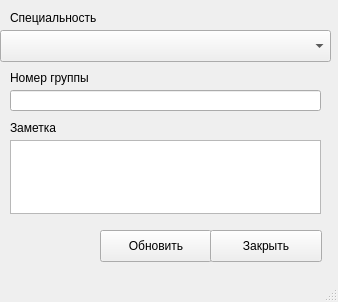
<?xml version="1.0" encoding="UTF-8"?>
<ui version="4.0">
 <class>MainWindow</class>
 <widget class="QMainWindow" name="MainWindow">
  <property name="geometry">
   <rect>
    <x>0</x>
    <y>0</y>
    <width>338</width>
    <height>302</height>
   </rect>
  </property>
  <property name="windowTitle">
   <string>Редактировать группу</string>
  </property>
  <widget class="QWidget" name="centralwidget">
   <widget class="QLabel" name="label">
    <property name="geometry">
     <rect>
      <x>10</x>
      <y>70</y>
      <width>131</width>
      <height>16</height>
     </rect>
    </property>
    <property name="text">
     <string>Номер группы</string>
    </property>
   </widget>
   <widget class="QLineEdit" name="lineEdit">
    <property name="geometry">
     <rect>
      <x>10</x>
      <y>90</y>
      <width>311</width>
      <height>21</height>
     </rect>
    </property>
   </widget>
   <widget class="QPushButton" name="pushButton">
    <property name="geometry">
     <rect>
      <x>100</x>
      <y>230</y>
      <width>112</width>
      <height>32</height>
     </rect>
    </property>
    <property name="text">
     <string>Обновить</string>
    </property>
   </widget>
   <widget class="QPushButton" name="pushButton_2">
    <property name="geometry">
     <rect>
      <x>210</x>
      <y>230</y>
      <width>112</width>
      <height>32</height>
     </rect>
    </property>
    <property name="text">
     <string>Закрыть</string>
    </property>
   </widget>
   <widget class="QLabel" name="label_2">
    <property name="geometry">
     <rect>
      <x>10</x>
      <y>10</y>
      <width>131</width>
      <height>16</height>
     </rect>
    </property>
    <property name="text">
     <string>Специальность</string>
    </property>
   </widget>
   <widget class="QComboBox" name="comboBox">
    <property name="geometry">
     <rect>
      <x>0</x>
      <y>30</y>
      <width>331</width>
      <height>32</height>
     </rect>
    </property>
   </widget>
   <widget class="QLabel" name="label_3">
    <property name="geometry">
     <rect>
      <x>10</x>
      <y>120</y>
      <width>58</width>
      <height>16</height>
     </rect>
    </property>
    <property name="text">
     <string>Заметка</string>
    </property>
   </widget>
   <widget class="QTextEdit" name="textEdit">
    <property name="geometry">
     <rect>
      <x>10</x>
      <y>140</y>
      <width>311</width>
      <height>74</height>
     </rect>
    </property>
   </widget>
  </widget>
  <widget class="QStatusBar" name="statusbar"/>
 </widget>
 <resources/>
 <connections/>
</ui>
